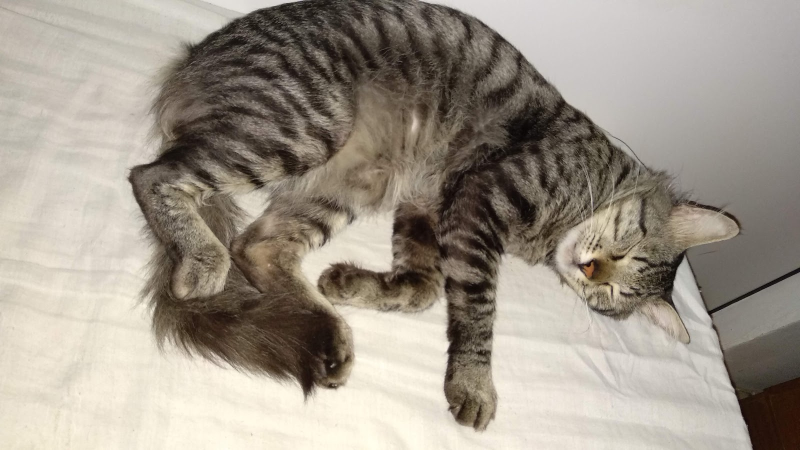
#> input picture ninho.jpg, 1600 x 900 px (shown at 1/2 size)
$ jupyter execute --allow-errors Logistic_Regression_catnoncat.ipynb
#> lines starting #> are read from the running program, lines starting #| are printed output that depends on the picture
## Objetivo

Usar a técnica de Logistic Regression para Detectar se existe um gato na imagem ou não

[cell 1]
import h5py
import numpy as np
import matplotlib.pyplot as plt

#> (a cell that did not finish here is left out)

[cell 3]
#Mostrando uma imagem de exemplo
classes = ["non cat", "cat"]
index = 2
#> (the rest of this cell did not finish here and is left out)

#> (a cell that did not finish here is left out)

#> (a cell that did not finish here is left out)

[cell 6]
from sklearn.linear_model import LogisticRegression

[cell 7]
regressor = LogisticRegression(solver='liblinear')
#> (the rest of this cell did not finish here and is left out)

#> (a cell that did not finish here is left out)

[cell 9]
from sklearn.metrics import accuracy_score
#> (the rest of this cell did not finish here and is left out)

[cell 10]
#Testando em uma imagem nova
import cv2
img = cv2.imread("ninho.jpg")
#> img is the input picture: shape (900, 1600, 3); mean B, G, R 138.8, 150.4, 158.9
img = cv2.cvtColor(img,cv2.COLOR_BGR2RGB)
plt.imshow(img)

[cell 11]
resize_img = cv2.resize(img,(64,64))
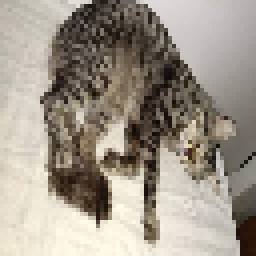
#> resize_img: shape (64, 64, 3) (shown 4 times larger); mean R, G, B 158.8, 150.3, 138.8
reshape_img = resize_img.reshape(1,-1)
print(reshape_img.shape)
#| (1, 12288)
